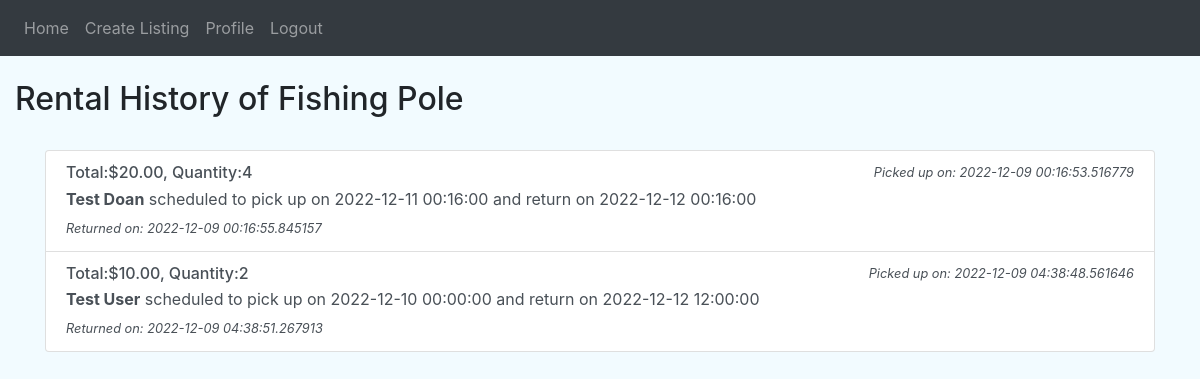
/history/9 (signed in), run on the app's committed database.
### website/models.py (models this page shows)
class Item(db.Model):
    id = db.Column(db.Integer, primary_key=True, index=True)
    name = db.Column(db.String(255), index=True)
    category_id = db.Column(db.Integer, db.ForeignKey("category.id"), index=True)
    is_available = db.Column(db.Boolean, nullable=False, default=True)
    description = db.Column(db.Text, index=True)
    owner_id = db.Column(db.Integer, db.ForeignKey("user.id"))  # ??????????
    date_created = db.Column(db.DATETIME, default=datetime.utcnow, index=True)
    price_in_cents = db.Column(db.Integer, nullable=False, index=True)  # Same thing here
    quantity = db.Column(db.Integer, default=1, index=True)
    value_in_cents = db.Column(db.Integer, nullable=False, index=True)
    image_name = db.Column(db.String(255), index=True)
    item_reviews = db.relationship("Review", backref="item")  # the item being reviewed
    orders = db.relationship("Order", backref="item")

class Order(db.Model):
    id = db.Column(db.Integer, primary_key=True, index=True)
    date_created = db.Column(db.DateTime, default=datetime.utcnow, index=True)
    renter_id = db.Column(db.Integer, db.ForeignKey("user.id"), index=True)
    scheduled_pickup_date = db.Column(db.DateTime, nullable=False)  # Take strftime out of views form .data
    scheduled_return_date = db.Column(db.DateTime, nullable=False)
    item_id = db.Column(db.Integer, db.ForeignKey("item.id"), index=True)
    actual_pickup_date = db.Column(db.DateTime)  # Take strftime out of views form .data
    actual_return_date = db.Column(db.DateTime)
    is_active = db.Column(db.Boolean)
    quantity = db.Column(db.Integer)
    total = db.Column(db.Integer)

class User(db.Model, UserMixin):  # LEFT OUT TABLE NAMES BC IT COMPLICATED THINGS
    id = db.Column(db.Integer, primary_key=True)
    email = db.Column(db.String(150), unique=True)
    password = db.Column(db.String(150))
    first_name = db.Column(db.String(150), nullable=False)
    last_name = db.Column(db.String(150), nullable=False)
    date_created = db.Column(db.DATETIME, default=datetime.utcnow, index=True)
    street = db.Column(db.String(255))  # LEAVING NULLABLE SO NOT SO DEMANDING AT SIGN UP
    location_id = db.Column(db.Integer, db.ForeignKey("location.id"))
    items = db.relationship("Item", backref="owner")
    orders = db.relationship("Order", backref="renter")
    reviews = db.relationship("Review", backref="user")

### website/user_profile.py (the view)
@user_profile.route('/history/<item_id>')
@login_required
def item_history(item_id):
    list_order = []
    list_renter = []
    list_renter_location = []
    current_item = Item.query.get(item_id)
    for order in current_item.orders:
        renter_user = User.query.get(order.renter_id)
        renter_location = Location.query.get(renter_user.location_id)
        list_order.append(order)
        list_renter.append(renter_user)
        list_renter_location.append(renter_location)
    return render_template('item_history.html', user=current_user, currentItem=current_item, listOrder=list_order,
                           listRenter=list_renter, listRenterLocation=list_renter_location)

### website/templates/item_history.html (shortened to what this page needs)
{% extends "base.html" %} {% block title %}{{ currentItem.name }}{% endblock %} {% block content
    %}
    <head>
      <link rel="stylesheet" href="../static/css/rental.css" />
    </head>
    <body style="background-color: rgb(242, 251, 255)">
      <br />
      <h2>
        Rental History of {{ currentItem.name }}
      </h2>
      <div class="container py-4">
        <div class="list-group">
            {% if listOrder %}
            {% for itemOrder in listOrder%}
            {% if listRenter[loop.index-1] %}
            <a href="#" class="list-group-item list-group-item-action flex-column align-items-start">
              <div class="d-flex w-100 justify-content-between">
                {% set orderTotal = itemOrder.total | int() %}
                <h6 class="mb-1">Total:{{"${:.2f}".format(orderTotal/100)}}, Quantity:{{itemOrder.quantity}}</h6>
                <small><i>Picked up on: {{ itemOrder.actual_pickup_date }}</i></small>
              </div>
              <p class="mb-1"><b>{{ listRenter[loop.length-1].first_name }} {{ listRenter[loop.index-1].last_name }}</b> scheduled to pick up on {{ itemOrder.scheduled_pickup_date }} and return on {{ itemOrder.scheduled_return_date }}</p>
              <small><i>Returned on: {{ itemOrder.actual_return_date }}</i></small>
            </a>
                {% endif %}
                {% endfor %}
            {% endif %}
          </div>
      </div>
      {% endblock %}

### data on the page
Item: name "Fishing Pole"
Order: orderTotal/100 "$20.00", quantity "4", actual_pickup_date "2022-12-09 00:16:53.516779", scheduled_pickup_date "2022-12-11 00:16:00", scheduled_return_date "2022-12-12 00:16:00", actual_return_date "2022-12-09 00:16:55.845157"
User: first_name "Test", last_name "User"
User: last_name "Doan"
Order: orderTotal/100 "$10.00", quantity "2", actual_pickup_date "2022-12-09 04:38:48.561646", scheduled_pickup_date "2022-12-10 00:00:00", scheduled_return_date "2022-12-12 12:00:00", actual_return_date "2022-12-09 04:38:51.267913"
